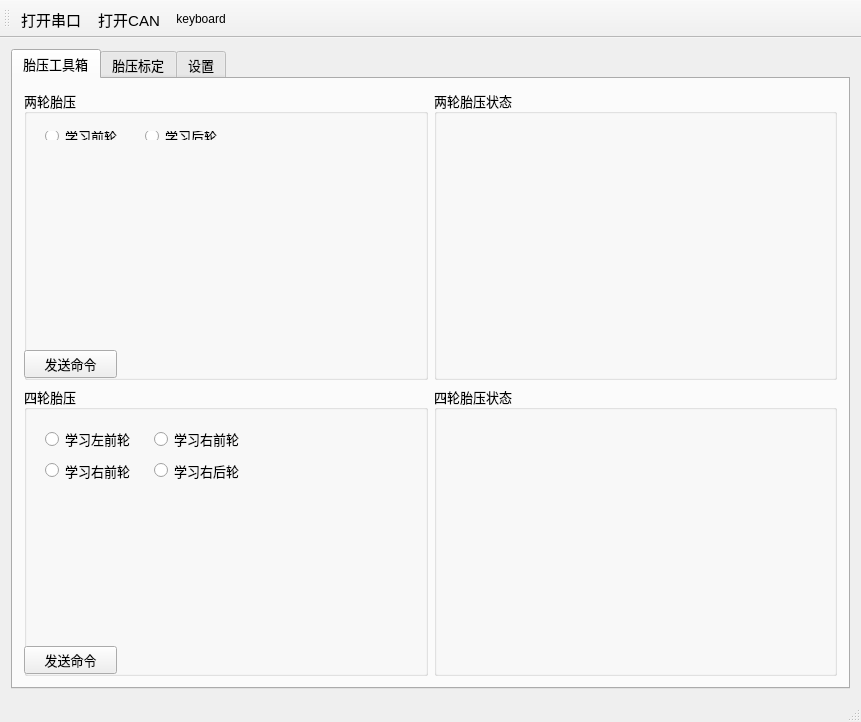
<?xml version="1.0" encoding="UTF-8"?>
<ui version="4.0">
 <class>serial</class>
 <widget class="QMainWindow" name="serial">
  <property name="geometry">
   <rect>
    <x>0</x>
    <y>0</y>
    <width>861</width>
    <height>722</height>
   </rect>
  </property>
  <property name="windowTitle">
   <string>serial</string>
  </property>
  <widget class="QWidget" name="centralWidget">
   <layout class="QVBoxLayout" name="verticalLayout">
    <item>
     <widget class="QTabWidget" name="tabWidget">
      <property name="enabled">
       <bool>true</bool>
      </property>
      <property name="font">
       <font>
        <family>宋体</family>
        <pointsize>10</pointsize>
       </font>
      </property>
      <property name="currentIndex">
       <number>0</number>
      </property>
      <widget class="QWidget" name="pressure">
       <attribute name="title">
        <string>胎压工具箱</string>
       </attribute>
       <layout class="QGridLayout" name="gridLayout_2">
        <item row="1" column="0">
         <layout class="QGridLayout" name="gridLayout_16">
          <item row="0" column="0">
           <widget class="QGroupBox" name="groupBox_5">
            <property name="title">
             <string>四轮胎压</string>
            </property>
            <widget class="QPushButton" name="pushButton_7">
             <property name="geometry">
              <rect>
               <x>0</x>
               <y>260</y>
               <width>93</width>
               <height>28</height>
              </rect>
             </property>
             <property name="text">
              <string>发送命令</string>
             </property>
            </widget>
            <widget class="QWidget" name="layoutWidget">
             <property name="geometry">
              <rect>
               <x>10</x>
               <y>29</y>
               <width>233</width>
               <height>79</height>
              </rect>
             </property>
             <layout class="QGridLayout" name="gridLayout_17">
              <item row="0" column="1">
               <widget class="QRadioButton" name="study_after_3">
                <property name="text">
                 <string>学习右前轮</string>
                </property>
                <property name="checkable">
                 <bool>true</bool>
                </property>
                <property name="checked">
                 <bool>false</bool>
                </property>
                <property name="autoRepeat">
                 <bool>false</bool>
                </property>
               </widget>
              </item>
              <item row="1" column="1">
               <widget class="QRadioButton" name="study_after_4">
                <property name="text">
                 <string>学习右后轮</string>
                </property>
                <property name="checkable">
                 <bool>true</bool>
                </property>
                <property name="checked">
                 <bool>false</bool>
                </property>
                <property name="autoRepeat">
                 <bool>false</bool>
                </property>
               </widget>
              </item>
              <item row="1" column="0">
               <widget class="QRadioButton" name="study_after_5">
                <property name="text">
                 <string>学习右前轮</string>
                </property>
                <property name="checkable">
                 <bool>true</bool>
                </property>
                <property name="checked">
                 <bool>false</bool>
                </property>
                <property name="autoRepeat">
                 <bool>false</bool>
                </property>
               </widget>
              </item>
              <item row="0" column="0">
               <widget class="QRadioButton" name="study_front_3">
                <property name="text">
                 <string>学习左前轮</string>
                </property>
                <property name="checked">
                 <bool>false</bool>
                </property>
               </widget>
              </item>
             </layout>
            </widget>
            <zorder>layoutWidget</zorder>
            <zorder>pushButton_7</zorder>
           </widget>
          </item>
          <item row="0" column="1">
           <widget class="QGroupBox" name="groupBox_6">
            <property name="title">
             <string>四轮胎压状态</string>
            </property>
           </widget>
          </item>
         </layout>
        </item>
        <item row="0" column="0">
         <layout class="QGridLayout" name="gridLayout_7">
          <item row="0" column="0">
           <widget class="QGroupBox" name="groupBox_2">
            <property name="title">
             <string>两轮胎压</string>
            </property>
            <widget class="QPushButton" name="pushButton_2">
             <property name="geometry">
              <rect>
               <x>0</x>
               <y>260</y>
               <width>93</width>
               <height>28</height>
              </rect>
             </property>
             <property name="text">
              <string>发送命令</string>
             </property>
            </widget>
            <widget class="QWidget" name="layoutWidget">
             <property name="geometry">
              <rect>
               <x>10</x>
               <y>30</y>
               <width>216</width>
               <height>31</height>
              </rect>
             </property>
             <layout class="QGridLayout" name="gridLayout_18">
              <item row="0" column="1">
               <widget class="QRadioButton" name="study_after">
                <property name="text">
                 <string>学习后轮</string>
                </property>
                <property name="checkable">
                 <bool>true</bool>
                </property>
                <property name="checked">
                 <bool>false</bool>
                </property>
                <property name="autoRepeat">
                 <bool>false</bool>
                </property>
               </widget>
              </item>
              <item row="0" column="0">
               <widget class="QRadioButton" name="study_front">
                <property name="text">
                 <string>学习前轮</string>
                </property>
                <property name="checked">
                 <bool>false</bool>
                </property>
               </widget>
              </item>
             </layout>
            </widget>
            <zorder>layoutWidget</zorder>
            <zorder>pushButton_2</zorder>
           </widget>
          </item>
          <item row="0" column="1">
           <widget class="QGroupBox" name="groupBox">
            <property name="title">
             <string>两轮胎压状态</string>
            </property>
           </widget>
          </item>
         </layout>
        </item>
       </layout>
      </widget>
      <widget class="QWidget" name="tab">
       <attribute name="title">
        <string>胎压标定</string>
       </attribute>
       <layout class="QHBoxLayout" name="horizontalLayout">
        <item>
         <layout class="QGridLayout" name="gridLayout_6">
          <item row="2" column="1">
           <layout class="QGridLayout" name="gridLayout_4">
            <item row="0" column="0">
             <widget class="QCheckBox" name="filter">
              <property name="text">
               <string>启动ID过滤</string>
              </property>
             </widget>
            </item>
            <item row="0" column="1">
             <widget class="QLineEdit" name="filter_2">
              <property name="text">
               <string/>
              </property>
             </widget>
            </item>
           </layout>
          </item>
          <item row="3" column="0" colspan="2">
           <widget class="QTextBrowser" name="textBrowser">
            <property name="html">
             <string>&lt;!DOCTYPE HTML PUBLIC &quot;-//W3C//DTD HTML 4.0//EN&quot; &quot;http://www.w3.org/TR/REC-html40/strict.dtd&quot;&gt;
&lt;html&gt;&lt;head&gt;&lt;meta name=&quot;qrichtext&quot; content=&quot;1&quot; /&gt;&lt;meta charset=&quot;utf-8&quot; /&gt;&lt;style type=&quot;text/css&quot;&gt;
p, li { white-space: pre-wrap; }
hr { height: 1px; border-width: 0; }
li.unchecked::marker { content: &quot;\2610&quot;; }
li.checked::marker { content: &quot;\2612&quot;; }
&lt;/style&gt;&lt;/head&gt;&lt;body style=&quot; font-family:'宋体'; font-size:10pt; font-weight:400; font-style:normal;&quot;&gt;
&lt;p style=&quot; margin-top:0px; margin-bottom:0px; margin-left:0px; margin-right:0px; -qt-block-indent:0; text-indent:0px;&quot;&gt;&lt;span style=&quot; font-family:'SimSun'; font-size:9pt;&quot;&gt;使用方法:&lt;/span&gt;&lt;/p&gt;
&lt;p style=&quot; margin-top:0px; margin-bottom:0px; margin-left:0px; margin-right:0px; -qt-block-indent:0; text-indent:0px;&quot;&gt;&lt;span style=&quot; font-family:'SimSun'; font-size:9pt;&quot;&gt;1、打开串口、打开CAN设备&lt;/span&gt;&lt;/p&gt;
&lt;p style=&quot; margin-top:0px; margin-bottom:0px; margin-left:0px; margin-right:0px; -qt-block-indent:0; text-indent:0px;&quot;&gt;&lt;span style=&quot; font-family:'SimSun'; font-size:9pt;&quot;&gt;2、输入相应测试轮胎的初始值（把最开始的最终值作为初始值）&lt;/span&gt;&lt;/p&gt;
&lt;p style=&quot; margin-top:0px; margin-bottom:0px; margin-left:0px; margin-right:0px; -qt-block-indent:0; text-indent:0px;&quot;&gt;&lt;span style=&quot; font-family:'SimSun'; font-size:9pt;&quot;&gt;3、防止其他胎压干扰，输入当前胎压ID进行过滤，只接收当前胎压的数据&lt;/span&gt;&lt;/p&gt;
&lt;p style=&quot; margin-top:0px; margin-bottom:0px; margin-left:0px; margin-right:0px; -qt-block-indent:0; text-indent:0px;&quot;&gt;&lt;span style=&quot; font-family:'SimSun'; font-size:9pt;&quot;&gt;格式XX XX XX XX空格分开&lt;/span&gt;&lt;/p&gt;
&lt;p style=&quot; margin-top:0px; margin-bottom:0px; margin-left:0px; margin-right:0px; -qt-block-indent:0; text-indent:0px;&quot;&gt;&lt;span style=&quot; font-family:'SimSun'; font-size:9pt;&quot;&gt;4、胎压接收率计算公式为：CAN差值/串口帧数&lt;/span&gt;&lt;/p&gt;
&lt;p style=&quot;-qt-paragraph-type:empty; margin-top:0px; margin-bottom:0px; margin-left:0px; margin-right:0px; -qt-block-indent:0; text-indent:0px; font-family:'SimSun'; font-size:9pt;&quot;&gt;&lt;br /&gt;&lt;/p&gt;&lt;/body&gt;&lt;/html&gt;</string>
            </property>
           </widget>
          </item>
          <item row="0" column="1" rowspan="2">
           <layout class="QGridLayout" name="gridLayout_5">
            <item row="7" column="0">
             <widget class="QLabel" name="label_2">
              <property name="text">
               <string>右前轮初始值</string>
              </property>
              <property name="alignment">
               <set>Qt::AlignmentFlag::AlignCenter</set>
              </property>
             </widget>
            </item>
            <item row="7" column="1">
             <widget class="QLabel" name="label_9">
              <property name="text">
               <string>右前轮最终值</string>
              </property>
              <property name="alignment">
               <set>Qt::AlignmentFlag::AlignCenter</set>
              </property>
             </widget>
            </item>
            <item row="9" column="1">
             <widget class="QLabel" name="label_13">
              <property name="text">
               <string>右前轮最终值:</string>
              </property>
              <property name="alignment">
               <set>Qt::AlignmentFlag::AlignCenter</set>
              </property>
             </widget>
            </item>
            <item row="3" column="1">
             <widget class="QLabel" name="label_5">
              <property name="text">
               <string>左前轮最终值</string>
              </property>
             </widget>
            </item>
            <item row="4" column="1">
             <widget class="QLabel" name="lf">
              <property name="text">
               <string>——————</string>
              </property>
              <property name="alignment">
               <set>Qt::AlignmentFlag::AlignCenter</set>
              </property>
             </widget>
            </item>
            <item row="10" column="1">
             <widget class="QLabel" name="rr">
              <property name="text">
               <string>——————</string>
              </property>
              <property name="alignment">
               <set>Qt::AlignmentFlag::AlignCenter</set>
              </property>
             </widget>
            </item>
            <item row="8" column="1">
             <widget class="QLabel" name="rf">
              <property name="text">
               <string>——————</string>
              </property>
              <property name="alignment">
               <set>Qt::AlignmentFlag::AlignCenter</set>
              </property>
             </widget>
            </item>
            <item row="0" column="0" colspan="4">
             <widget class="QLabel" name="label">
              <property name="font">
               <font>
                <family>Arial</family>
                <pointsize>12</pointsize>
               </font>
              </property>
              <property name="text">
               <string>                胎压接收数据处理</string>
              </property>
             </widget>
            </item>
            <item row="9" column="0">
             <widget class="QLabel" name="label_11">
              <property name="text">
               <string>右后轮初始值</string>
              </property>
              <property name="alignment">
               <set>Qt::AlignmentFlag::AlignCenter</set>
              </property>
             </widget>
            </item>
            <item row="6" column="1">
             <widget class="QLabel" name="lr">
              <property name="text">
               <string>——————</string>
              </property>
              <property name="alignment">
               <set>Qt::AlignmentFlag::AlignCenter</set>
              </property>
             </widget>
            </item>
            <item row="10" column="2" colspan="2">
             <widget class="QLabel" name="rr_Receive">
              <property name="text">
               <string/>
              </property>
              <property name="alignment">
               <set>Qt::AlignmentFlag::AlignCenter</set>
              </property>
             </widget>
            </item>
            <item row="3" column="0">
             <widget class="QLabel" name="label_4">
              <property name="text">
               <string>左前轮初始值</string>
              </property>
              <property name="alignment">
               <set>Qt::AlignmentFlag::AlignCenter</set>
              </property>
             </widget>
            </item>
            <item row="5" column="0">
             <widget class="QLabel" name="label_7">
              <property name="text">
               <string>左后轮初始值</string>
              </property>
              <property name="alignment">
               <set>Qt::AlignmentFlag::AlignCenter</set>
              </property>
             </widget>
            </item>
            <item row="5" column="1">
             <widget class="QLabel" name="label_8">
              <property name="text">
               <string>左后轮最终值</string>
              </property>
              <property name="alignment">
               <set>Qt::AlignmentFlag::AlignCenter</set>
              </property>
             </widget>
            </item>
            <item row="4" column="2" colspan="2">
             <widget class="QLabel" name="lf_Receive">
              <property name="text">
               <string/>
              </property>
              <property name="alignment">
               <set>Qt::AlignmentFlag::AlignCenter</set>
              </property>
             </widget>
            </item>
            <item row="6" column="2" colspan="2">
             <widget class="QLabel" name="lr_Receive">
              <property name="text">
               <string/>
              </property>
              <property name="alignment">
               <set>Qt::AlignmentFlag::AlignCenter</set>
              </property>
             </widget>
            </item>
            <item row="6" column="0">
             <widget class="QLineEdit" name="lineEdit2"/>
            </item>
            <item row="8" column="0">
             <widget class="QLineEdit" name="lineEdit3"/>
            </item>
            <item row="10" column="0">
             <widget class="QLineEdit" name="lineEdit4"/>
            </item>
            <item row="4" column="0">
             <widget class="QLineEdit" name="lineEdit1"/>
            </item>
            <item row="1" column="0">
             <widget class="QLabel" name="label_23">
              <property name="text">
               <string>胎压ID</string>
              </property>
              <property name="alignment">
               <set>Qt::AlignmentFlag::AlignCenter</set>
              </property>
             </widget>
            </item>
            <item row="8" column="2" colspan="2">
             <widget class="QLabel" name="rf_Receive">
              <property name="text">
               <string/>
              </property>
              <property name="alignment">
               <set>Qt::AlignmentFlag::AlignCenter</set>
              </property>
             </widget>
            </item>
            <item row="2" column="0">
             <widget class="QLineEdit" name="ID"/>
            </item>
            <item row="3" column="2" colspan="2">
             <widget class="QLabel" name="label_3">
              <property name="text">
               <string>左前轮胎压接收率</string>
              </property>
             </widget>
            </item>
            <item row="5" column="2" colspan="2">
             <widget class="QLabel" name="label_10">
              <property name="text">
               <string>左后轮胎压接收率</string>
              </property>
             </widget>
            </item>
            <item row="7" column="2" colspan="2">
             <widget class="QLabel" name="label_12">
              <property name="text">
               <string>右前轮胎压接收率</string>
              </property>
             </widget>
            </item>
            <item row="9" column="2" colspan="2">
             <widget class="QLabel" name="label_14">
              <property name="text">
               <string>右前轮胎压接收率</string>
              </property>
             </widget>
            </item>
            <item row="2" column="1">
             <widget class="QLabel" name="frames">
              <property name="contextMenuPolicy">
               <enum>Qt::ContextMenuPolicy::DefaultContextMenu</enum>
              </property>
              <property name="layoutDirection">
               <enum>Qt::LayoutDirection::LeftToRight</enum>
              </property>
              <property name="text">
               <string/>
              </property>
              <property name="alignment">
               <set>Qt::AlignmentFlag::AlignCenter</set>
              </property>
             </widget>
            </item>
            <item row="2" column="2" colspan="2">
             <widget class="QLabel" name="label_15">
              <property name="text">
               <string/>
              </property>
             </widget>
            </item>
            <item row="1" column="1">
             <widget class="QLabel" name="label_19">
              <property name="text">
               <string>串口帧数</string>
              </property>
              <property name="alignment">
               <set>Qt::AlignmentFlag::AlignCenter</set>
              </property>
             </widget>
            </item>
            <item row="1" column="2" colspan="2">
             <widget class="QLabel" name="label_16">
              <property name="layoutDirection">
               <enum>Qt::LayoutDirection::LeftToRight</enum>
              </property>
              <property name="text">
               <string>胎压电量</string>
              </property>
             </widget>
            </item>
           </layout>
          </item>
          <item row="1" column="0" rowspan="2">
           <layout class="QGridLayout" name="gridLayout">
            <item row="0" column="0">
             <widget class="QComboBox" name="portBox"/>
            </item>
            <item row="0" column="1">
             <widget class="QPushButton" name="clearuart">
              <property name="text">
               <string>清除</string>
              </property>
             </widget>
            </item>
           </layout>
          </item>
          <item row="0" column="0">
           <layout class="QGridLayout" name="gridLayout_3">
            <item row="1" column="0">
             <widget class="QTextBrowser" name="receiveData"/>
            </item>
            <item row="0" column="0">
             <widget class="QLabel" name="label_6">
              <property name="font">
               <font>
                <family>Arial</family>
                <pointsize>12</pointsize>
               </font>
              </property>
              <property name="text">
               <string>                 串口信息接收窗口</string>
              </property>
             </widget>
            </item>
           </layout>
          </item>
         </layout>
        </item>
       </layout>
      </widget>
      <widget class="QWidget" name="tab_2">
       <attribute name="title">
        <string>设置</string>
       </attribute>
       <widget class="QWidget" name="layoutWidget_2">
        <property name="geometry">
         <rect>
          <x>12</x>
          <y>32</y>
          <width>453</width>
          <height>223</height>
         </rect>
        </property>
        <layout class="QGridLayout" name="gridLayout_11">
         <item row="0" column="0">
          <widget class="QGroupBox" name="groupBox_7">
           <property name="title">
            <string>      串口配置</string>
           </property>
           <layout class="QHBoxLayout" name="horizontalLayout_36">
            <item>
             <layout class="QVBoxLayout" name="verticalLayout_7">
              <item>
               <spacer name="horizontalSpacer_27">
                <property name="orientation">
                 <enum>Qt::Orientation::Horizontal</enum>
                </property>
                <property name="sizeHint" stdset="0">
                 <size>
                  <width>40</width>
                  <height>20</height>
                 </size>
                </property>
               </spacer>
              </item>
              <item>
               <layout class="QHBoxLayout" name="horizontalLayout_37">
                <item>
                 <widget class="QLabel" name="label_35">
                  <property name="text">
                   <string>波特率：</string>
                  </property>
                 </widget>
                </item>
                <item>
                 <widget class="QComboBox" name="btl"/>
                </item>
               </layout>
              </item>
              <item>
               <layout class="QHBoxLayout" name="horizontalLayout_38">
                <item>
                 <widget class="QLabel" name="label_36">
                  <property name="text">
                   <string>数据位：</string>
                  </property>
                 </widget>
                </item>
                <item>
                 <widget class="QComboBox" name="sjw"/>
                </item>
               </layout>
              </item>
              <item>
               <layout class="QHBoxLayout" name="horizontalLayout_39">
                <item>
                 <widget class="QLabel" name="label_37">
                  <property name="text">
                   <string>校验：</string>
                  </property>
                 </widget>
                </item>
                <item>
                 <widget class="QComboBox" name="xy"/>
                </item>
               </layout>
              </item>
              <item>
               <layout class="QHBoxLayout" name="horizontalLayout_40">
                <item>
                 <widget class="QLabel" name="label_38">
                  <property name="text">
                   <string>停止位：</string>
                  </property>
                 </widget>
                </item>
                <item>
                 <widget class="QComboBox" name="tz"/>
                </item>
               </layout>
              </item>
             </layout>
            </item>
           </layout>
          </widget>
         </item>
         <item row="0" column="1">
          <widget class="QGroupBox" name="groupBox_8">
           <property name="title">
            <string>          CAN配置</string>
           </property>
           <layout class="QHBoxLayout" name="horizontalLayout_41">
            <item>
             <layout class="QVBoxLayout" name="verticalLayout_8">
              <item>
               <spacer name="horizontalSpacer_28">
                <property name="orientation">
                 <enum>Qt::Orientation::Horizontal</enum>
                </property>
                <property name="sizeHint" stdset="0">
                 <size>
                  <width>40</width>
                  <height>20</height>
                 </size>
                </property>
               </spacer>
              </item>
              <item>
               <layout class="QHBoxLayout" name="horizontalLayout_42">
                <item>
                 <widget class="QLabel" name="label_39">
                  <property name="text">
                   <string>CAN波特率：</string>
                  </property>
                 </widget>
                </item>
                <item>
                 <widget class="QComboBox" name="can_btl"/>
                </item>
               </layout>
              </item>
              <item>
               <layout class="QHBoxLayout" name="horizontalLayout_43">
                <item>
                 <widget class="QLabel" name="label_40">
                  <property name="text">
                   <string>胎压计数ID：</string>
                  </property>
                 </widget>
                </item>
                <item>
                 <widget class="QComboBox" name="pressure_number_id"/>
                </item>
               </layout>
              </item>
              <item>
               <layout class="QHBoxLayout" name="horizontalLayout_44">
                <item>
                 <spacer name="horizontalSpacer_30">
                  <property name="orientation">
                   <enum>Qt::Orientation::Horizontal</enum>
                  </property>
                  <property name="sizeHint" stdset="0">
                   <size>
                    <width>40</width>
                    <height>20</height>
                   </size>
                  </property>
                 </spacer>
                </item>
               </layout>
              </item>
              <item>
               <spacer name="horizontalSpacer_31">
                <property name="orientation">
                 <enum>Qt::Orientation::Horizontal</enum>
                </property>
                <property name="sizeHint" stdset="0">
                 <size>
                  <width>40</width>
                  <height>20</height>
                 </size>
                </property>
               </spacer>
              </item>
              <item>
               <layout class="QHBoxLayout" name="horizontalLayout_45">
                <item>
                 <spacer name="horizontalSpacer_32">
                  <property name="orientation">
                   <enum>Qt::Orientation::Horizontal</enum>
                  </property>
                  <property name="sizeHint" stdset="0">
                   <size>
                    <width>40</width>
                    <height>20</height>
                   </size>
                  </property>
                 </spacer>
                </item>
               </layout>
              </item>
             </layout>
            </item>
           </layout>
          </widget>
         </item>
        </layout>
       </widget>
       <widget class="QWidget" name="layoutWidget_3">
        <property name="geometry">
         <rect>
          <x>20</x>
          <y>300</y>
          <width>181</width>
          <height>34</height>
         </rect>
        </property>
        <layout class="QHBoxLayout" name="horizontalLayout_46">
         <item>
          <spacer name="horizontalSpacer_33">
           <property name="orientation">
            <enum>Qt::Orientation::Horizontal</enum>
           </property>
           <property name="sizeHint" stdset="0">
            <size>
             <width>40</width>
             <height>20</height>
            </size>
           </property>
          </spacer>
         </item>
         <item>
          <widget class="QPushButton" name="pushButton_5">
           <property name="text">
            <string>保存配置</string>
           </property>
          </widget>
         </item>
         <item>
          <spacer name="horizontalSpacer_34">
           <property name="orientation">
            <enum>Qt::Orientation::Horizontal</enum>
           </property>
           <property name="sizeHint" stdset="0">
            <size>
             <width>40</width>
             <height>20</height>
            </size>
           </property>
          </spacer>
         </item>
        </layout>
       </widget>
      </widget>
     </widget>
    </item>
   </layout>
  </widget>
  <widget class="QStatusBar" name="statusBar"/>
  <widget class="QToolBar" name="mainToolBar">
   <attribute name="toolBarArea">
    <enum>TopToolBarArea</enum>
   </attribute>
   <attribute name="toolBarBreak">
    <bool>false</bool>
   </attribute>
   <addaction name="actOpen_serial"/>
   <addaction name="actOpen_can"/>
   <addaction name="actionkeyboard"/>
  </widget>
  <action name="actOpen_serial">
   <property name="checkable">
    <bool>true</bool>
   </property>
   <property name="icon">
    <iconset>
     <normalon>:/ICON/mti-APP.png</normalon>
    </iconset>
   </property>
   <property name="text">
    <string>打开串口</string>
   </property>
   <property name="font">
    <font>
     <family>Arial</family>
     <pointsize>11</pointsize>
    </font>
   </property>
   <property name="menuRole">
    <enum>QAction::MenuRole::TextHeuristicRole</enum>
   </property>
  </action>
  <action name="actOpen_can">
   <property name="checkable">
    <bool>true</bool>
   </property>
   <property name="text">
    <string>打开CAN</string>
   </property>
   <property name="font">
    <font>
     <family>Arial</family>
     <pointsize>11</pointsize>
    </font>
   </property>
  </action>
  <action name="actionkeyboard">
   <property name="icon">
    <iconset>
     <normalon>:/ICON/mti-APP.png</normalon>
    </iconset>
   </property>
   <property name="text">
    <string>keyboard</string>
   </property>
   <property name="toolTip">
    <string>keyboard</string>
   </property>
   <property name="menuRole">
    <enum>QAction::MenuRole::NoRole</enum>
   </property>
  </action>
 </widget>
 <layoutdefault spacing="6" margin="11"/>
 <resources/>
 <connections/>
</ui>
